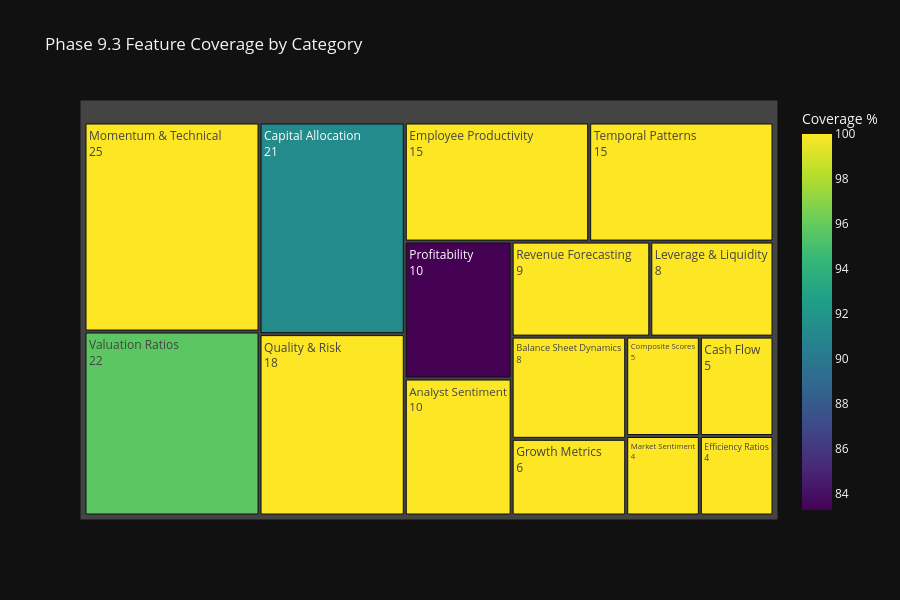
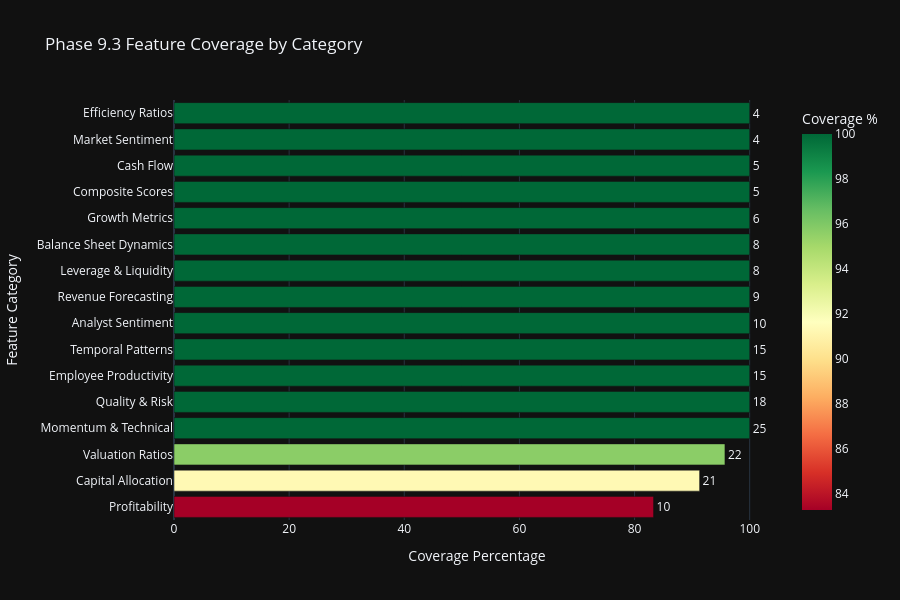

Notebook cell for these charts, in order:
### Markdown cell above
## Cell 9: Phase 9.3 Feature Category Coverage

Analyze coverage of the 16 Phase 9.3 feature categories (196 features) after feature engineering.

### Code cell
# ============================================================================
# Cell 9: Phase 9.3 Feature Category Coverage
# ============================================================================

print('=' * 80)
print('PHASE 9.3 FEATURE CATEGORY COVERAGE (Post Feature Engineering)')
print('=' * 80)

# Generate comprehensive coverage report using engineered features
coverage_report = generate_phase93_coverage_report(all_stocks_preprocessed)

# Build coverage DataFrame
coverage_data = []
for cat, features in PHASE93_FEATURE_CATEGORIES.items():
    present_count = coverage_report.get('category_breakdown', {}).get(cat, 0)
    total_count = len(features)
    coverage_pct = (present_count / total_count * 100) if total_count > 0 else 0
    coverage_data.append({
        'Category': cat,
        'Present': present_count,
        'Total': total_count,
        'Coverage %': round(coverage_pct, 1),
        'Description': get_category_description(cat)[:40] + '...'
        })

coverage_df = pd.DataFrame(coverage_data).sort_values('Present', ascending=False)

print(
        f"\nTotal Phase 9.3 Features Present: {coverage_report.get('total_phase93_features', 0)} / {len(list_all_phase93_features())}")
print(f"Overall Coverage: {coverage_report.get('coverage_percentage', 0):.1f}%\n")
print(coverage_df.to_string(index=False))

# Treemap visualization
treemap_data = coverage_df[coverage_df['Present'] > 0].copy()
if not treemap_data.empty:
    fig_treemap = px.treemap(
            treemap_data,
            path=['Category'],
            values='Present',
            title='Phase 9.3 Feature Coverage by Category',
            template=PLOTLY_TEMPLATE,
            color='Coverage %',
            color_continuous_scale='Viridis',
            hover_data=['Description', 'Total']
            )
    fig_treemap.update_traces(
            textinfo='label+value',
            hovertemplate='<b>%{label}</b><br>Present: %{value}<br>Coverage: %{color:.1f}%<extra></extra>'
            )
    fig_treemap.update_layout(height=600)
    fig_treemap.show()

# Bar chart for coverage comparison
fig_coverage = px.bar(
        coverage_df.sort_values('Coverage %', ascending=True),
        x='Coverage %',
        y='Category',
        orientation='h',
        title='Phase 9.3 Feature Coverage by Category',
        template=PLOTLY_TEMPLATE,
        color='Coverage %',
        color_continuous_scale='RdYlGn',
        text='Present'
        )
fig_coverage.update_traces(texttemplate='%{text}', textposition='outside')
fig_coverage.update_layout(
        xaxis_title='Coverage Percentage',
        yaxis_title='Feature Category',
        height=600,
        showlegend=False,
        )
fig_coverage.show()

print('\n✓ Phase 9.3 coverage analysis complete')

### Figure 1 — Plotly figure (JSON) as saved in the notebook; plotly's stock layout.template omitted (floating-point values rounded to 4 significant figures)
{"data": [{"branchvalues": "total", "customdata": [["Price momentum, technical indicators, EM...", "25", 100.0], ["EV/EBITDA, P/E, P/B, and other valuation...", "23", 95.7], ["Dividends, buybacks, reinvestment, M&A i...", "23", 91.3], ["Accounting quality, earnings quality, di...", "18", 100.0], ["Workforce metrics, employee growth, reve...", "15", 100.0], ["Seasonality, trend consistency, cyclical...", "15", 100.0], ["ROE, ROA, profit margins, and profitabil...", "12", 83.3], ["Analyst ratings, consensus strength, tar...", "10", 100.0], ["Analyst estimate spreads, consensus unce...", "9", 100.0], ["Debt ratios, coverage ratios, liquidity ...", "8", 100.0], ["Asset/equity/debt growth rates, balance ...", "8", 100.0], ["Revenue, earnings, and EBITDA growth rat...", "6", 100.0], ["Multi-factor composite scores combining ...", "5", 100.0], ["Operating cash flow, FCF metrics, cash c...", "5", 100.0], ["Market microstructure, liquidity, short ...", "4", 100.0], ["Asset turnover, inventory turnover, rece...", "4", 100.0]], "domain": {"x": [0.0, 1.0], "y": [0.0, 1.0]}, "hovertemplate": "<b>%{label}</b><br>Present: %{value}<br>Coverage: %{color:.1f}%<extra></extra>", "ids": ["Momentum & Technical", "Valuation Ratios", "Capital Allocation", "Quality & Risk", "Employee Productivity", "Temporal Patterns", "Profitability", "Analyst Sentiment", "Revenue Forecasting", "Leverage & Liquidity", "Balance Sheet Dynamics", "Growth Metrics", "Composite Scores", "Cash Flow", "Market Sentiment", "Efficiency Ratios"], "labels": ["Momentum & Technical", "Valuation Ratios", "Capital Allocation", "Quality & Risk", "Employee Productivity", "Temporal Patterns", "Profitability", "Analyst Sentiment", "Revenue Forecasting", "Leverage & Liquidity", "Balance Sheet Dynamics", "Growth Metrics", "Composite Scores", "Cash Flow", "Market Sentiment", "Efficiency Ratios"], "marker": {"coloraxis": "coloraxis", "colors": [100.0, 95.7, 91.3, 100.0, 100.0, 100.0, 83.3, 100.0, 100.0, 100.0, 100.0, 100.0, 100.0, 100.0, 100.0, 100.0]}, "name": "", "parents": ["", "", "", "", "", "", "", "", "", "", "", "", "", "", "", ""], "values": [25.0, 22.0, 21.0, 18.0, 15.0, 15.0, 10.0, 10.0, 9.0, 8.0, 8.0, 6.0, 5.0, 5.0, 4.0, 4.0], "type": "treemap", "textinfo": "label+value"}], "layout": {"coloraxis": {"colorbar": {"title": {"text": "Coverage %"}}, "colorscale": [[0.0, "#440154"], [0.1111, "#482878"], [0.2222, "#3e4989"], [0.3333, "#31688e"], [0.4444, "#26828e"], [0.5556, "#1f9e89"], [0.6667, "#35b779"], [0.7778, "#6ece58"], [0.8889, "#b5de2b"], [1.0, "#fde725"]]}, "legend": {"tracegroupgap": 0}, "title": {"text": "Phase 9.3 Feature Coverage by Category"}, "height": 600}}

### Figure 2 — Plotly figure (JSON) as saved in the notebook; plotly's stock layout.template omitted (floating-point values rounded to 4 significant figures)
{"data": [{"hovertemplate": "Coverage %=%{marker.color}<br>Category=%{y}<br>Present=%{text}<extra></extra>", "legendgroup": "", "marker": {"color": [83.3, 91.3, 95.7, 100.0, 100.0, 100.0, 100.0, 100.0, 100.0, 100.0, 100.0, 100.0, 100.0, 100.0, 100.0, 100.0], "coloraxis": "coloraxis", "pattern": {"shape": ""}}, "name": "", "orientation": "h", "showlegend": false, "text": [10.0, 21.0, 22.0, 25.0, 18.0, 15.0, 15.0, 10.0, 9.0, 8.0, 8.0, 6.0, 5.0, 5.0, 4.0, 4.0], "textposition": "outside", "x": [83.3, 91.3, 95.7, 100.0, 100.0, 100.0, 100.0, 100.0, 100.0, 100.0, 100.0, 100.0, 100.0, 100.0, 100.0, 100.0], "xaxis": "x", "y": ["Profitability", "Capital Allocation", "Valuation Ratios", "Momentum & Technical", "Quality & Risk", "Employee Productivity", "Temporal Patterns", "Analyst Sentiment", "Revenue Forecasting", "Leverage & Liquidity", "Balance Sheet Dynamics", "Growth Metrics", "Composite Scores", "Cash Flow", "Market Sentiment", "Efficiency Ratios"], "yaxis": "y", "type": "bar", "texttemplate": "%{text}"}], "layout": {"xaxis": {"anchor": "y", "domain": [0.0, 1.0], "title": {"text": "Coverage Percentage"}}, "yaxis": {"anchor": "x", "domain": [0.0, 1.0], "title": {"text": "Feature Category"}}, "coloraxis": {"colorbar": {"title": {"text": "Coverage %"}}, "colorscale": [[0.0, "rgb(165,0,38)"], [0.1, "rgb(215,48,39)"], [0.2, "rgb(244,109,67)"], [0.3, "rgb(253,174,97)"], [0.4, "rgb(254,224,139)"], [0.5, "rgb(255,255,191)"], [0.6, "rgb(217,239,139)"], [0.7, "rgb(166,217,106)"], [0.8, "rgb(102,189,99)"], [0.9, "rgb(26,152,80)"], [1.0, "rgb(0,104,55)"]]}, "legend": {"tracegroupgap": 0}, "title": {"text": "Phase 9.3 Feature Coverage by Category"}, "barmode": "relative", "height": 600, "showlegend": false}}
